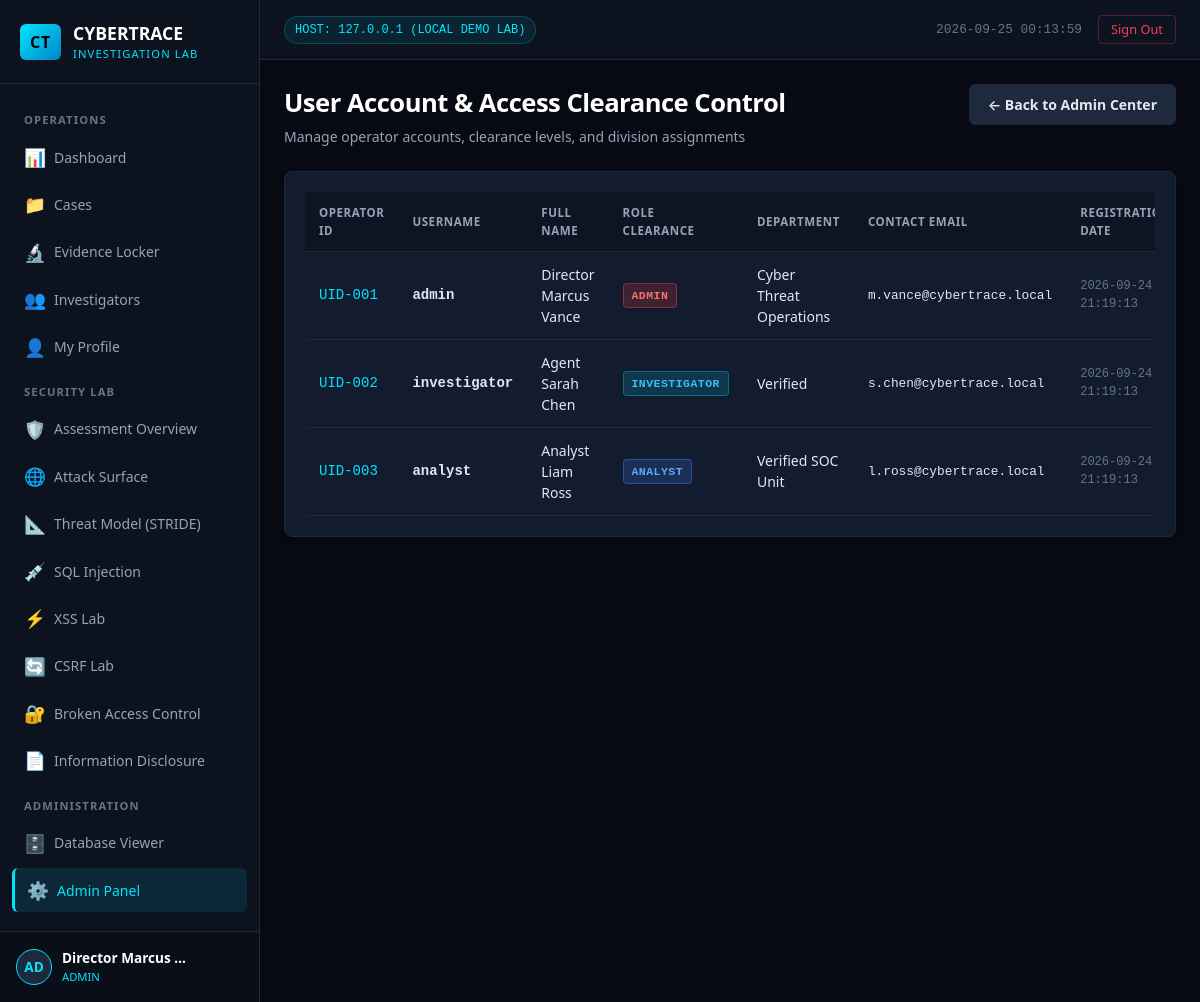
Page /admin/users (signed in) on the committed database.
### tables this page shows
CREATE TABLE users (
        id INTEGER PRIMARY KEY AUTOINCREMENT,
        username TEXT UNIQUE NOT NULL,
        password_hash TEXT NOT NULL,
        role TEXT NOT NULL CHECK(role IN ('ADMIN', 'INVESTIGATOR', 'ANALYST')),
        full_name TEXT NOT NULL,
        email TEXT NOT NULL,
        department TEXT NOT NULL,
        created_at TEXT NOT NULL
    );

### app.py (the view)
@app.route('/admin/users')
@login_required
@role_required(['ADMIN'])
def admin_users():
    users_list = database.query_db("SELECT id, username, role, full_name, email, department, created_at FROM users")
    return render_template('admin/users.html', users=users_list)

### app.py (called while the page is built, shortened)
def generate_csrf_token():
    if 'csrf_token' not in session:
        session['csrf_token'] = secrets.token_hex(16)
    return session['csrf_token']

@app.context_processor
def inject_global_template_data():
    return {
        'csrf_token': generate_csrf_token(),
        'current_user': {
            'id': session.get('user_id'),
            'username': session.get('username'),
            'role': session.get('role'),
            'full_name': session.get('full_name'),
            'department': session.get('department')
        } if 'user_id' in session else None,
        'current_time': datetime.now().strftime("%Y-%m-%d %H:%M:%S")
    }

def login_required(f):
    @wraps(f)
    def decorated_function(*args, **kwargs):
        if 'user_id' not in session:
            flash("Authentication required. Please log in to access this portal.", "warning")
            return redirect(url_for('login', next=request.path))
        return f(*args, **kwargs)
    return decorated_function

def role_required(allowed_roles):
    def decorator(f):
        @wraps(f)
        def decorated_function(*args, **kwargs):
            if 'user_id' not in session:
                flash("Authentication required.", "warning")
                return redirect(url_for('login'))
            user_role = session.get('role')
            return f(*args, **kwargs)
        return decorated_function
    return decorator

### database.py (called while the page is built)
def get_db_connection():
    conn = sqlite3.connect(DB_PATH)
    conn.row_factory = sqlite3.Row
    return conn

def query_db(query, args=(), one=False):
    conn = get_db_connection()
    try:
        cur = conn.cursor()
        cur.execute(query, args)
        rows = cur.fetchall()
        return (rows[0] if rows else None) if one else rows
    finally:
        conn.close()

### templates/admin/users.html (shortened to what this page needs)
{% extends 'base.html' %}
{% block content %}
<div class="page-header">
    <div>
        <h1 class="page-title">User Account &amp; Access Clearance Control</h1>
        <p class="page-subtitle">Manage operator accounts, clearance levels, and division assignments</p>
    </div>
    <div>
        <a href="{{ url_for('admin_dashboard') }}" class="btn btn-secondary">&larr; Back to Admin Center</a>
    </div>
</div>
<div class="card">
    <div class="table-responsive">
        <table class="data-table">
            <thead>
                <tr>
                    <th>Operator ID</th>
                    <th>Username</th>
                    <th>Full Name</th>
                    <th>Role Clearance</th>
                    <th>Department</th>
                    <th>Contact Email</th>
                    <th>Registration Date</th>
                </tr>
            </thead>
            <tbody>
                {% for u in users %}
                <tr>
                    <td style="font-family: var(--font-mono); color: var(--accent-cyan);">UID-00{{ u.id }}</td>
                    <td style="font-family: var(--font-mono); font-weight: 600;">{{ u.username }}</td>
                    <td>{{ u.full_name }}</td>
                    <td>
                        {% if u.role == 'ADMIN' %}
                        <span class="badge badge-critical">ADMIN</span>
                        {% elif u.role == 'INVESTIGATOR' %}
                        <span class="badge badge-investigating">INVESTIGATOR</span>
                        {% else %}
                        <span class="badge badge-low">ANALYST</span>
                        {% endif %}
                    </td>
                    <td>{{ u.department }}</td>
                    <td style="font-family: var(--font-mono); font-size: 0.8rem;">{{ u.email }}</td>
                    <td style="font-family: var(--font-mono); font-size: 0.75rem; color: var(--text-dim);">{{ u.created_at }}</td>
                </tr>
                {% endfor %}
            </tbody>
        </table>
    </div>
</div>
{% endblock %}

### static/css/style.css (style rules this page uses)
:root { --bg-primary: #070a12; --bg-secondary: #0d121f; --bg-card: #131b2e; --bg-card-hover: #18223a; --border-color: #1e293b; --border-focus: #00e5ff; --text-main: #e2e8f0; --text-muted: #94a3b8; --text-dim: #64748b; --accent-cyan: #00e5ff; --accent-cyan-glow: rgba(0, 229, 255, 0.2); --accent-blue: #38bdf8; --accent-emerald: #10b981; --accent-amber: #f59e0b; --accent-rose: #f43f5e; --accent-purple: #a855f7; --vuln-red: #ef4444; --vuln-bg: rgba(239, 68, 68, 0.08); --vuln-border: rgba(239, 68, 68, 0.35); --secure-green: #10b981; --secure-bg: rgba(16, 185, 129, 0.08); --secure-border: rgba(16, 185, 129, 0.35); --font-sans: 'Segoe UI', system-ui, -apple-system, Roboto, Helvetica, Arial, sans-serif; --font-mono: 'Consolas', 'Courier New', monospace; }
* { box-sizing: border-box; margin: 0; padding: 0; }
body { background-color: var(--bg-primary); color: var(--text-main); font-family: var(--font-sans); line-height: 1.5; min-height: 100vh; display: flex; flex-direction: column; }
h1, h2, h3, h4, h5 { color: #fff; font-weight: 600; letter-spacing: -0.02em; }
a { color: var(--accent-cyan); text-decoration: none; transition: color 0.15s ease; }
.page-header { margin-bottom: 24px; display: flex; justify-content: space-between; align-items: flex-start; flex-wrap: wrap; gap: 16px; }
.page-title { font-size: 1.6rem; margin-bottom: 4px; }
.page-subtitle { font-size: 0.875rem; color: var(--text-muted); }
.card { background-color: var(--bg-card); border: 1px solid var(--border-color); border-radius: 8px; padding: 20px; box-shadow: 0 4px 6px -1px rgba(0, 0, 0, 0.3); }
.table-responsive { width: 100%; overflow-x: auto; }
.data-table { width: 100%; border-collapse: collapse; text-align: left; font-size: 0.875rem; }
.data-table th { background-color: rgba(0, 0, 0, 0.25); color: var(--text-muted); font-weight: 600; text-transform: uppercase; font-size: 0.72rem; letter-spacing: 0.05em; padding: 12px 14px; border-bottom: 1px solid var(--border-color); }
.data-table td { padding: 12px 14px; border-bottom: 1px solid var(--border-color); color: var(--text-main); }
.badge { display: inline-block; padding: 3px 8px; border-radius: 4px; font-size: 0.72rem; font-weight: 600; text-transform: uppercase; letter-spacing: 0.04em; font-family: var(--font-mono); }
.badge-critical { background: rgba(239, 68, 68, 0.2); color: #f87171; border: 1px solid rgba(239, 68, 68, 0.4); }
.badge-low { background: rgba(59, 130, 246, 0.2); color: #60a5fa; border: 1px solid rgba(59, 130, 246, 0.4); }
.badge-investigating { background: rgba(0, 229, 255, 0.15); color: #38bdf8; border: 1px solid rgba(0, 229, 255, 0.3); }
.btn { display: inline-flex; align-items: center; justify-content: center; gap: 8px; font-weight: 600; font-size: 0.875rem; padding: 9px 18px; border-radius: 6px; cursor: pointer; border: none; transition: all 0.15s ease; }
.btn-secondary { background-color: #1e293b; color: var(--text-main); border: 1px solid var(--border-color); }

### rows in the picture
users: id "1", username "admin", full_name "Director Marcus Vance", role "ADMIN", department "Cyber Threat Operations", email "m.vance@cybertrace.local", created_at "2026-09-24 21:19:13"
users: id "2", username "investigator", full_name "Agent Sarah Chen", role "INVESTIGATOR", department "Verified", email "s.chen@cybertrace.local", created_at "2026-09-24 21:19:13"
users: id "3", username "analyst", full_name "Analyst Liam Ross", role "ANALYST", department "Verified SOC Unit", email "l.ross@cybertrace.local", created_at "2026-09-24 21:19:13"

### other values in the picture
{{ current_user.username[:2].upper() }} "AD"
{{ current_user.full_name }} "Director Marcus…"
{{ current_user.role }} "ADMIN"
